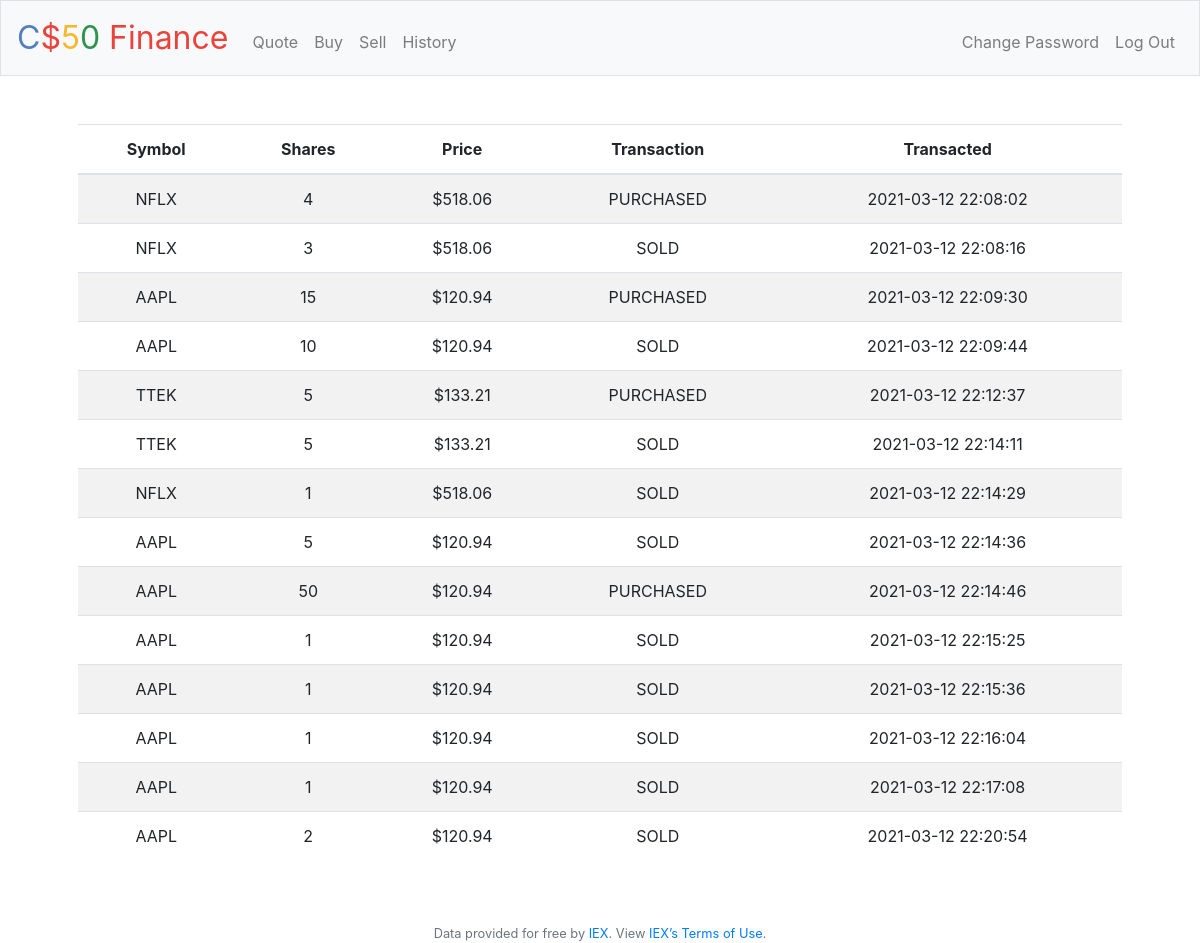
Screenshot of /history (signed in) with the database file from the repository.
### tables this page shows
CREATE TABLE transactions (user_id INTEGER, username TEST NOT NULL, stock_symbol TEXT NOT NULL, number_of_shares NUMERIC, price NUMERIC, transaction_type TEXT NOT NULL, timestamp DATE DEFAULT (datetime('now','localtime')), FOREIGN KEY(user_id) REFERENCES users(id));

### application.py (the view)
@app.route("/history")
@login_required
def history():
    transactions = db.execute("SELECT * FROM transactions WHERE user_id=?", session["user_id"])
    return render_template("history.html", transactions=transactions)

### application.py (called while the page is built)
@app.after_request
def after_request(response):
    response.headers["Cache-Control"] = "no-cache, no-store, must-revalidate"
    response.headers["Expires"] = 0
    response.headers["Pragma"] = "no-cache"
    return response

### helpers.py (called while the page is built)
def login_required(f):
    @wraps(f)
    def decorated_function(*args, **kwargs):
        if session.get("user_id") is None:
            return redirect("/login")
        return f(*args, **kwargs)
    return decorated_function

def usd(value):
    return f"${value:,.2f}"

### templates/history.html (shortened to what this page needs)
{% extends "layout.html" %}
{% block main %}
    <table class="table table-striped">
        <thead>
            <tr>
                <th scope="col">Symbol</th>
                <th scope="col">Shares</th>
                <th scope="col">Price</th>
                <th scope="col">Transaction</th>
                <th scope="col">Transacted</th>
            </tr>
        </thead>
        <tbody>
            {% for action in transactions %}
            <tr scope="row">
                <td>{{ action.stock_symbol }}</td>
                <td>{{ action.number_of_shares }}</td>
                <td>{{ action.price | usd }}</td>
                <td>{{ action.transaction_type }}</td>
                <td>{{ action.timestamp }}</td>
            </tr>
            {% endfor %}
        </tbody>
    </table>
{% endblock %}

### templates/layout.html (shortened to what this page needs)
<!DOCTYPE html>
<html lang="en">
    <head>
        <link rel="stylesheet" href="https://cdn.jsdelivr.net/npm/bootstrap@4.5.3/dist/css/bootstrap.min.css">
        <link href="/static/styles.css" rel="stylesheet">
    </head>
    <body>
        <nav class="navbar navbar-expand-md navbar-light bg-light border">
            <a class="navbar-brand" href="/"><span class="blue">C</span><span class="red">$</span><span class="yellow">5</span><span class="green">0</span> <span class="red">Finance</span></a>
            <div class="collapse navbar-collapse" id="navbar">
                {% if session.user_id %}
                    <ul class="navbar-nav mr-auto mt-2">
                        <li class="nav-item"><a class="nav-link" href="/quote">Quote</a></li>
                        <li class="nav-item"><a class="nav-link" href="/buy">Buy</a></li>
                        <li class="nav-item"><a class="nav-link" href="/sell">Sell</a></li>
                        <li class="nav-item"><a class="nav-link" href="/history">History</a></li>
                    </ul>
                    <ul class="navbar-nav ml-auto mt-2">
                        <li class="nav-item"><a class="nav-link" href="/change_password">Change Password</a></li>
                        <li class="nav-item"><a class="nav-link" href="/logout">Log Out</a></li>
                    </ul>
                {% else %}
                    <ul class="navbar-nav ml-auto mt-2">
                        <li class="nav-item"><a class="nav-link" href="/register">Register</a></li>
                        <li class="nav-item"><a class="nav-link" href="/login">Log In</a></li>
                    </ul>
                {% endif %}
            </div>
        </nav>
        <main class="container p-5">
            {% block main %}{% endblock %}
        </main>
        <footer class="small text-center text-muted">
            Data provided for free by <a href="https://iextrading.com/developer">IEX</a>. View <a href="https://iextrading.com/api-exhibit-a/">IEX’s Terms of Use</a>.
        </footer>
    </body>
</html>

### static/styles.css (style rules this page uses)
nav .navbar-brand { font-size: xx-large; }
nav .navbar-brand .blue { color: #537fbe; }
nav .navbar-brand .red { color: #ea433b; }
nav .navbar-brand .yellow { color: #f5b82e; }
nav .navbar-brand .green { color: #2e944b; }
main { overflow-x: auto; text-align: center; }

### rows the page displays
transactions: stock_symbol "NFLX", number_of_shares "4", price "$518.06", transaction_type "PURCHASED", timestamp "2021-03-12 22:08:02"
transactions: stock_symbol "NFLX", number_of_shares "3", price "$518.06", transaction_type "SOLD", timestamp "2021-03-12 22:08:16"
transactions: stock_symbol "AAPL", number_of_shares "15", price "$120.94", transaction_type "PURCHASED", timestamp "2021-03-12 22:09:30"
transactions: stock_symbol "AAPL", number_of_shares "10", price "$120.94", transaction_type "SOLD", timestamp "2021-03-12 22:09:44"
transactions: stock_symbol "TTEK", number_of_shares "5", price "$133.21", transaction_type "PURCHASED", timestamp "2021-03-12 22:12:37"
transactions: stock_symbol "TTEK", number_of_shares "5", price "$133.21", transaction_type "SOLD", timestamp "2021-03-12 22:14:11"
transactions: stock_symbol "NFLX", number_of_shares "1", price "$518.06", transaction_type "SOLD", timestamp "2021-03-12 22:14:29"
transactions: stock_symbol "AAPL", number_of_shares "5", price "$120.94", transaction_type "SOLD", timestamp "2021-03-12 22:14:36"
transactions: stock_symbol "AAPL", number_of_shares "50", price "$120.94", transaction_type "PURCHASED", timestamp "2021-03-12 22:14:46"
transactions: stock_symbol "AAPL", number_of_shares "1", price "$120.94", transaction_type "SOLD", timestamp "2021-03-12 22:15:25"
transactions: stock_symbol "AAPL", number_of_shares "1", price "$120.94", transaction_type "SOLD", timestamp "2021-03-12 22:15:36"
transactions: stock_symbol "AAPL", number_of_shares "1", price "$120.94", transaction_type "SOLD", timestamp "2021-03-12 22:16:04"
transactions: stock_symbol "AAPL", number_of_shares "1", price "$120.94", transaction_type "SOLD", timestamp "2021-03-12 22:17:08"
transactions: stock_symbol "AAPL", number_of_shares "2", price "$120.94", transaction_type "SOLD", timestamp "2021-03-12 22:20:54"
